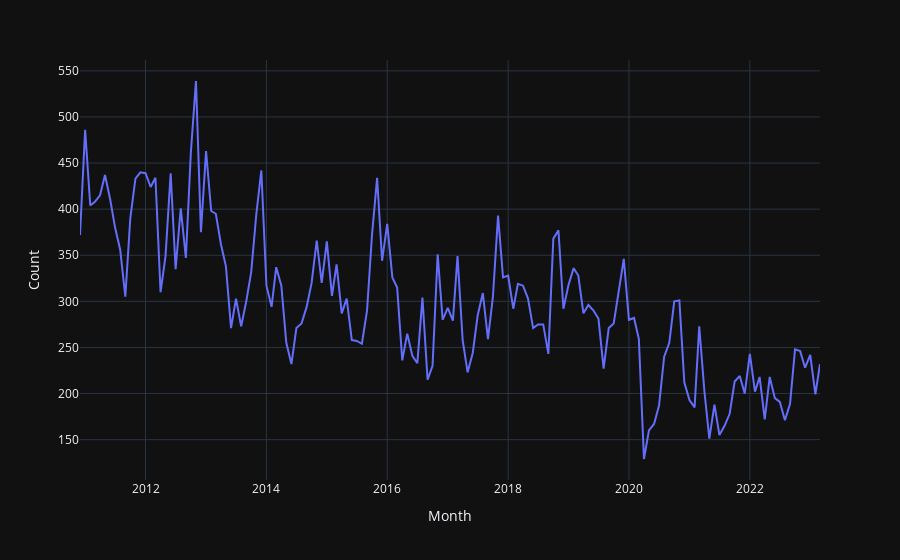

This figure's notebook cell:
### Markdown cell above
# Graph for crime over the years

### Code cell
import plotly.express as px

grouped = df.groupby('Month').size().reset_index(name='Count')

fig = px.line(grouped, x='Month', y='Count')
fig.update_layout(xaxis_title="Month", yaxis_title="Count")
fig.show()

### Figure 1 — Plotly figure (JSON) as saved in the notebook; plotly's stock layout.template omitted (floating-point values rounded to 4 significant figures; data arrays with more than 128 entries replaced by an {"elided": "..."} marker saying what was removed)
{"data": [{"hovertemplate": "Month=%{x}<br>Count=%{y}<extra></extra>", "legendgroup": "", "line": {"color": "#636efa", "dash": "solid"}, "marker": {"symbol": "circle"}, "mode": "lines", "name": "", "orientation": "v", "showlegend": false, "x": {"elided": "148 str values"}, "xaxis": "x", "y": {"elided": "148 int values"}, "yaxis": "y", "type": "scatter"}], "layout": {"xaxis": {"anchor": "y", "domain": [0.0, 1.0], "title": {"text": "Month"}}, "yaxis": {"anchor": "x", "domain": [0.0, 1.0], "title": {"text": "Count"}}, "legend": {"tracegroupgap": 0}, "margin": {"t": 60}}}
